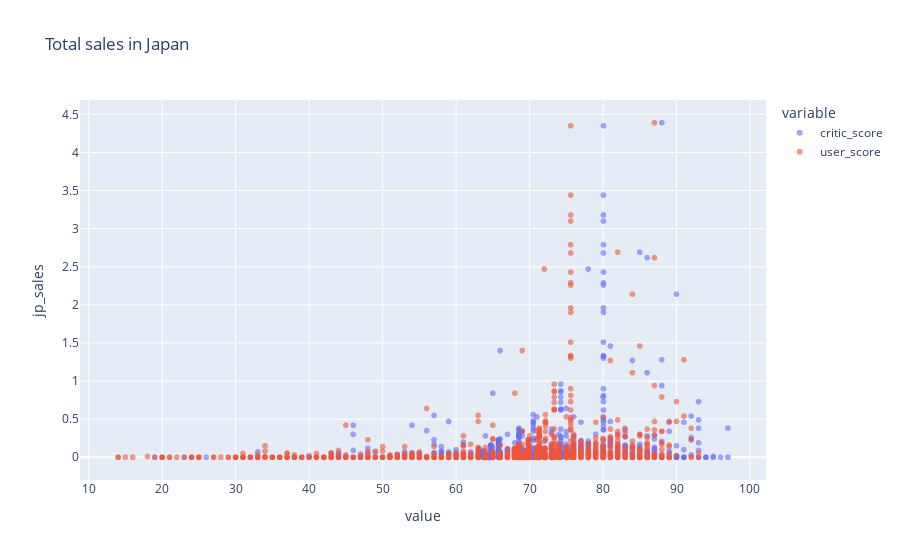

Notebook code cell kept with this figure:
### Code cell
# Plotting critic and user scores in comparison to total sales in Japan.

fig = px.scatter(important_games, x = ['critic_score', 'user_score'], y = "jp_sales", title = 'Total sales in Japan', opacity = 0.6)
fig.show()

### Figure 1 — Plotly figure (JSON) as saved in the notebook; plotly's stock layout.template omitted (floating-point values rounded to 4 significant figures; data arrays with more than 128 entries replaced by an {"elided": "..."} marker saying what was removed)
{"data": [{"hovertemplate": "variable=critic_score<br>value=%{x}<br>jp_sales=%{y}<extra></extra>", "legendgroup": "critic_score", "marker": {"color": "#636efa", "opacity": 0.6, "symbol": "circle"}, "mode": "markers", "name": "critic_score", "showlegend": true, "type": "scattergl", "x": {"elided": "2215 float values"}, "xaxis": "x", "y": {"elided": "2215 float values"}, "yaxis": "y"}, {"hovertemplate": "variable=user_score<br>value=%{x}<br>jp_sales=%{y}<extra></extra>", "legendgroup": "user_score", "marker": {"color": "#EF553B", "opacity": 0.6, "symbol": "circle"}, "mode": "markers", "name": "user_score", "showlegend": true, "type": "scattergl", "x": {"elided": "2215 float values"}, "xaxis": "x", "y": {"elided": "2215 float values"}, "yaxis": "y"}], "layout": {"legend": {"title": {"text": "variable"}, "tracegroupgap": 0}, "title": {"text": "Total sales in Japan"}, "xaxis": {"anchor": "y", "domain": [0, 1], "title": {"text": "value"}}, "yaxis": {"anchor": "x", "domain": [0, 1], "title": {"text": "jp_sales"}}}}
